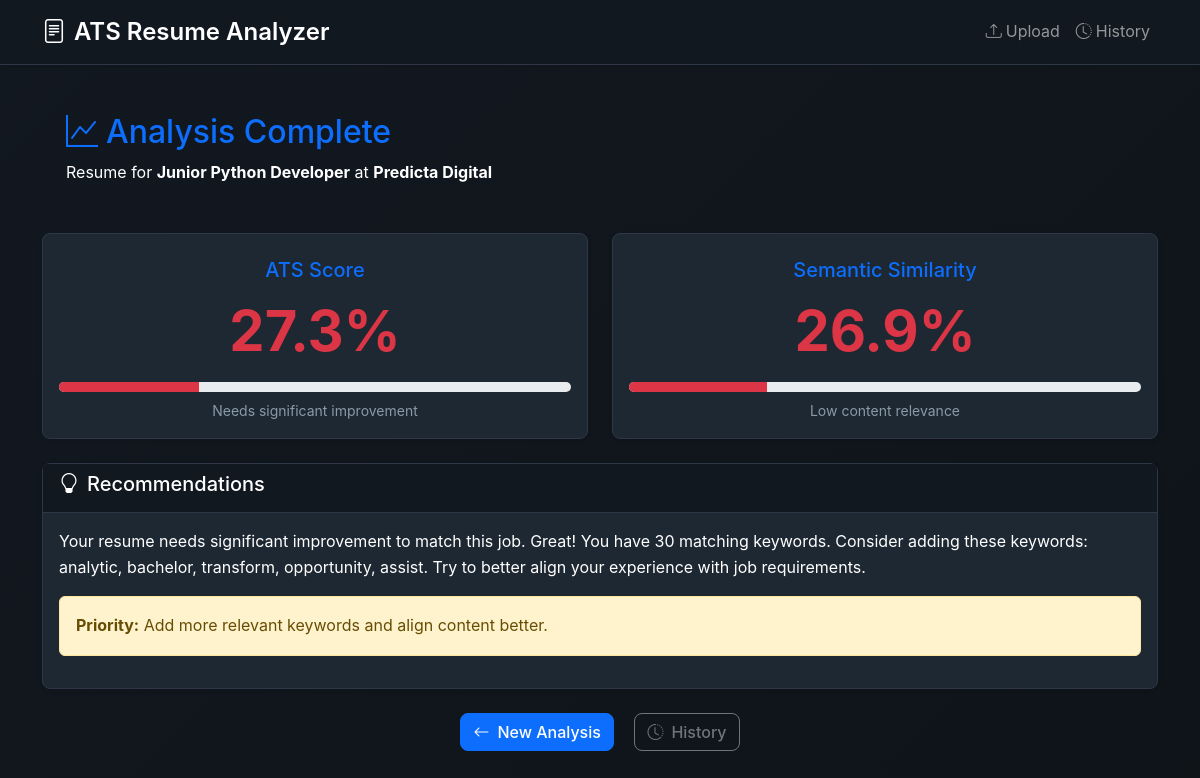
The page /results/ (signed in) on the database its author committed.
### analyzer/models.py (models this page shows)
class JobPosting(models.Model):
    title = models.CharField(max_length=200)
    description = models.TextField()
    company = models.CharField(max_length=100)
    created_at = models.DateTimeField(auto_now_add=True)
    location = models.CharField(max_length=100, blank=True, null=True)
    experience_level = models.CharField(max_length=50, blank=True, null=True)
    job_type = models.CharField(max_length=50, blank=True, null=True)

class ResumeAnalysis(models.Model):
    job_posting = models.ForeignKey(JobPosting, on_delete=models.CASCADE)
    resume_file = models.FileField(upload_to='resumes/')
    ats_score = models.FloatField()
    semantic_similarity = models.FloatField()
    matching_keywords = models.JSONField()
    missing_keywords = models.JSONField()
    created_at = models.DateTimeField(auto_now_add=True)
    applicant_name = models.CharField(max_length=200, blank=True, null=True)
    email = models.EmailField(blank=True, null=True)
    phone_number = models.CharField(max_length=20, blank=True, null=True)
    parsed_text = models.TextField(blank=True, null=True)
    status = models.CharField(max_length=50, default='pending')
    feedback = models.TextField(blank=True, null=True)

### analyzer/views/analysis_views.py (the view)
# urls.py: path('results/', ResultsView.as_view(), name='results'),
class ResultsView(View):
    template_name = 'analyzer/results.html'
    def get(self, request, analysis_id=None):
        if not analysis_id:
            analysis_id = request.session.get('analysis_id')
        if not analysis_id:
            messages.error(request, 'No analysis results found.')
            return redirect('analyzer:upload')
        try:
            analysis = get_object_or_404(ResumeAnalysis, id=analysis_id)
            context = {
                'analysis': analysis,
                'job_posting': analysis.job_posting,
                'matching_count': len(analysis.matching_keywords),
                'missing_count': len(analysis.missing_keywords),
                'score_class': self._get_score_class(analysis.ats_score),
                'similarity_class': self._get_score_class(analysis.semantic_similarity)
            }
            return render(request, self.template_name, context)
        except Exception as e:
            messages.error(request, f'Error displaying results: {str(e)}')
            return redirect('analyzer:upload')
    def _get_score_class(self, score):
        if score >= 80:
            return 'success'
        elif score >= 60:
            return 'warning'
        else:
            return 'danger'

### templates/analyzer/results.html (shortened to what this page needs)
{% extends 'base/layout.html' %}
{% load static %}
{% block content %}
<div class="container">
    <div class="bg-var(--secondary-color) rounded p-4 mb-4">
        <h2 class="text-primary mb-2">
            <i class="bi bi-graph-up me-2"></i>Analysis Complete
        </h2>
        <p class="mb-0">Resume for <strong>{{ job_posting.title }}</strong> at <strong>{{ job_posting.company }}</strong></p>
    </div>
    {% include 'analyzer/components/score-cards.html' %}
    <div class="card shadow-sm mb-4">
        <div class="card-header bg-info text-white">
            <h5><i class="bi bi-lightbulb me-2"></i>Recommendations</h5>
        </div>
        <div class="card-body">
            <p>{{ analysis.feedback }}</p>
            {% if analysis.ats_score < 60 %}
            <div class="alert alert-warning">
                <strong>Priority:</strong> Add more relevant keywords and align content better.
            </div>
            {% elif analysis.ats_score < 80 %}
            <div class="alert alert-info">
                <strong>Suggestion:</strong> Fine-tune with missing keywords.
            </div>
            {% else %}
            <div class="alert alert-success">
                <strong>Excellent:</strong> Your resume is well-optimized!
            </div>
            {% endif %}
        </div>
    </div>
    <div class="text-center">
        <a href="{% url 'analyzer:upload' %}" class="btn btn-primary me-3">
            <i class="bi bi-arrow-left me-2"></i>New Analysis
        </a>
        <a href="{% url 'analyzer:history' %}" class="btn btn-outline-secondary">
            <i class="bi bi-clock-history me-2"></i>History
        </a>
    </div>
</div>
{% endblock %}

### templates/analyzer/components/score-cards.html (shortened to what this page needs)
<div class="row g-4 mb-4">
    <div class="col-md-6">
        <div class="card text-center shadow-sm score-card">
            <div class="card-body">
                <h5 class="text-primary mb-3">ATS Score</h5>
                <div class="display-4 fw-bold {% if analysis.ats_score >= 80 %}text-success{% elif analysis.ats_score >= 60 %}text-warning{% else %}text-danger{% endif %}"
                     data-score="{{ analysis.ats_score|floatformat:1 }}">
                    {{ analysis.ats_score|floatformat:1 }}%
                </div>
                <div class="progress mt-3" style="height: 10px;">
                    <div class="progress-bar {% if analysis.ats_score >= 80 %}bg-success{% elif analysis.ats_score >= 60 %}bg-warning{% else %}bg-danger{% endif %}"
                         style="width: {{ analysis.ats_score|floatformat:1 }}%"
                         data-width="{{ analysis.ats_score|floatformat:1 }}"></div>
                </div>
                <p class="small text-muted mt-2 mb-0">
                    {% if analysis.ats_score >= 80 %}
                        Excellent match!
                    {% elif analysis.ats_score >= 60 %}
                        Good, room for improvement
                    {% else %}
                        Needs significant improvement
                    {% endif %}
                </p>
            </div>
        </div>
    </div>
    <div class="col-md-6">
        <div class="card text-center shadow-sm score-card">
            <div class="card-body">
                <h5 class="text-primary mb-3">Semantic Similarity</h5>
                <div class="display-4 fw-bold {% if analysis.semantic_similarity >= 80 %}text-success{% elif analysis.semantic_similarity >= 60 %}text-warning{% else %}text-danger{% endif %}"
                     data-score="{{ analysis.semantic_similarity|floatformat:1 }}">
                    {{ analysis.semantic_similarity|floatformat:1 }}%
                </div>
                <div class="progress mt-3" style="height: 10px;">
                    <div class="progress-bar {% if analysis.semantic_similarity >= 80 %}bg-success{% elif analysis.semantic_similarity >= 60 %}bg-warning{% else %}bg-danger{% endif %}"
                         style="width: {{ analysis.semantic_similarity|floatformat:1 }}%"
                         data-width="{{ analysis.semantic_similarity|floatformat:1 }}"></div>
                </div>
                <p class="small text-muted mt-2 mb-0">
                    {% if analysis.semantic_similarity >= 80 %}
                        Highly relevant content
                    {% elif analysis.semantic_similarity >= 60 %}
                        Moderately relevant
                    {% else %}
                        Low content relevance
                    {% endif %}
                </p>
            </div>
        </div>
    </div>
</div>

### static/css/base.css (style rules this page uses)
:root { --primary-color: #121820; --secondary-color: #1e2832; --success-color: #28a745; --warning-color: #ffc107; --danger-color: #dc3545; --info-color: #17a2b8; --light-gray: #1c2227; --dark-gray: #0f1419; --text-primary: #ffffff; --text-secondary: #b8c5d1; --text-muted: #8a9ba8; --border-color: #2d3748; --border-radius: 0.5rem; --box-shadow: 0 0.125rem 0.25rem rgba(0, 0, 0, 0.3); --box-shadow-lg: 0 0.5rem 1rem rgba(0, 0, 0, 0.4); }
body { font-family: 'Inter', -apple-system, BlinkMacSystemFont, 'Segoe UI', Roboto, sans-serif; line-height: 1.6; color: var(--text-primary); background-color: var(--primary-color); background-image: linear-gradient(135deg, var(--primary-color) 0%, var(--dark-gray) 100%); min-height: 100vh; }
.card { background-color: var(--secondary-color); border: 1px solid var(--border-color); border-radius: var(--border-radius); box-shadow: var(--box-shadow-lg); color: var(--text-primary); }
.card-header { background-color: var(--primary-color) !important; color: var(--text-primary) !important; border-bottom: 1px solid var(--border-color); }
.btn { border-radius: var(--border-radius); font-weight: 500; transition: all 0.3s ease; }
.text-muted { color: var(--text-muted) !important; }
a { color: var(--text-primary); text-decoration: none; }

### rows shown on the page
JobPosting: title "Junior Python Developer", company "Predicta Digital"
ResumeAnalysis: ats_score "27.3", semantic_similarity "26.9", feedback "Your resume needs significant improvement to match this job. Great! You have 30 matching keywords. Consider adding these keywords: analytic, bachelor, transform, opportunity, assist. Try to better align your experience with job requirements."
